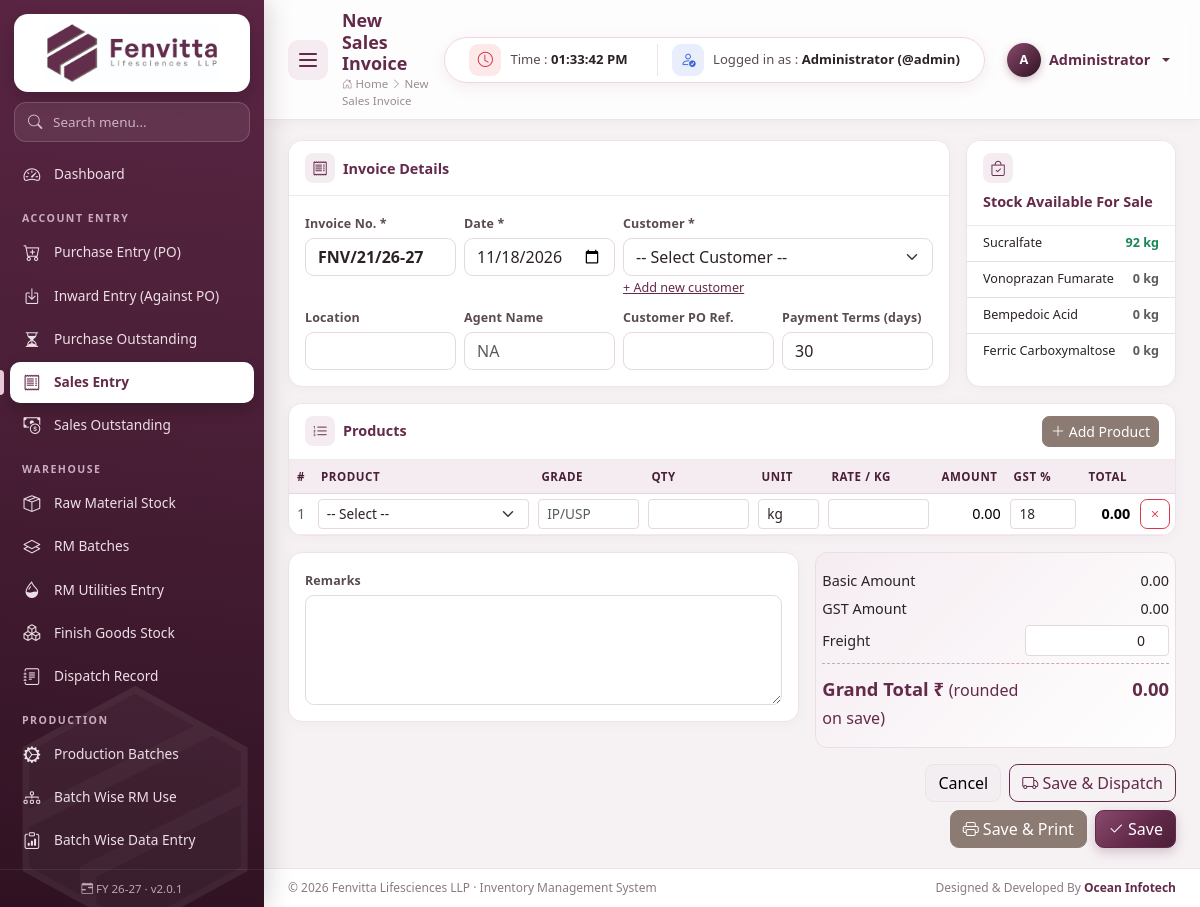
The page /modules/sales/add.php (signed in) on the database its author committed.
### tables this page shows
CREATE TABLE items (
  id INT AUTO_INCREMENT PRIMARY KEY,
  item_type ENUM('RM','PM','FG','CONSUMABLE','SERVICE') NOT NULL DEFAULT 'RM',
  code VARCHAR(40) NULL,
  name VARCHAR(150) NOT NULL,
  cas_no VARCHAR(40) NULL,
  grade VARCHAR(60) NULL,
  hsn VARCHAR(20) NULL,
  unit VARCHAR(15) NOT NULL DEFAULT 'kg',
  gst_rate DECIMAL(5,2) NOT NULL DEFAULT 18,
  std_rate DECIMAL(14,2) NOT NULL DEFAULT 0,
  reorder_level DECIMAL(14,3) NOT NULL DEFAULT 0,
  opening_qty DECIMAL(14,3) NOT NULL DEFAULT 0,
  opening_rate DECIMAL(14,2) NOT NULL DEFAULT 0,
  opening_date DATE NULL,
  shelf_life_months INT NOT NULL DEFAULT 0,
  is_active TINYINT(1) NOT NULL DEFAULT 1,
  created_at TIMESTAMP DEFAULT CURRENT_TIMESTAMP,
  INDEX (item_type)
);

### includes/db.php (called while the page is built, shortened)
<?php
$conn = null;
function db()
{
    global $conn;
    if ($conn === null) {
        try {
            $conn = mysqli_connect(DB_HOST, DB_USER, DB_PASS, DB_NAME, DB_PORT);
            mysqli_set_charset($conn, 'utf8mb4');
        } catch (mysqli_sql_exception $e) {
            http_response_code(500);
            die('<h3 style="font-family:sans-serif;color:#632a4a">Database connection failed.</h3>'
                . '<p style="font-family:sans-serif">Check <code>config/config.php</code> and import <code>database/fenvita_inventory.sql</code>.<br><small>'
                . htmlspecialchars($e->getMessage()) . '</small></p>');
        }
    }
    return $conn;
}
function q($sql, $params = [])
{
    $stmt = mysqli_prepare(db(), $sql);
    if ($params) {
        $types = '';
        $values = [];
        foreach ($params as $p) {
            if (is_int($p)) {
                $types .= 'i';
            } elseif (is_float($p)) {
                $types .= 'd';
            } else {
                $types .= 's';
            }
            $values[] = $p;
        }
        mysqli_stmt_bind_param($stmt, $types, ...$values);
    }
    mysqli_stmt_execute($stmt);
    $result = mysqli_stmt_get_result($stmt);
    return $result === false ? true : $result;
}
function rows($sql, $params = [])
{
    $result = q($sql, $params);
    return mysqli_fetch_all($result, MYSQLI_ASSOC);
}

### modules/sales/add.php (the view, shortened to what this page needs)
<?php
$id = (int)get('id');
$sale = $id ? row('SELECT * FROM sales WHERE id=?', [$id]) : null;
$lines = $id ? rows('SELECT * FROM sale_items WHERE sale_id=? ORDER BY id', [$id]) : [];
$blank = ['item_id' => '', 'grade' => '', 'qty' => '', 'unit' => 'kg', 'rate' => '', 'gst_rate' => 18];
if (!$lines) $lines = [$blank];
$items = items_for(['FG', 'RM']);
$customers = parties_for('customer');
$s = $sale ?? [
    'invoice_no' => next_sale_invoice(), 'sale_date' => today(), 'party_id' => '', 'location' => '', 'agent_name' => '',
    'po_ref' => '', 'payment_terms' => 30, 'freight' => 0, 'remarks' => '',
];
$pending = pending_dispatch_by_item();
$fgInfo = rows("SELECT i.id, i.name, i.unit, COALESCE(SUM(l.qty_in-l.qty_out),0) stock FROM items i LEFT JOIN stock_ledger l ON l.item_id=i.id WHERE i.item_type='FG' AND i.is_active=1 GROUP BY i.id");
$rowHtml = function ($l) use ($items) {
    ob_start(); ?>
    <tr>
        <td class="f-sn text-center text-muted"></td>
        <td style="min-width:220px"><select name="item_id[]" class="form-select form-select-sm f-item"><?= item_options($items, $l['item_id']) ?></select></td>
        <td style="width:110px"><input name="grade[]" class="form-control form-control-sm f-grade" value="<?= e($l['grade']) ?>" placeholder="IP/USP"></td>
        <td style="width:110px"><input name="qty[]" type="number" step="0.001" class="form-control form-control-sm f-qty" value="<?= e($l['qty']) ?>"></td>
        <td style="width:70px"><input name="unit[]" class="form-control form-control-sm f-unit" value="<?= e($l['unit']) ?>"></td>
        <td style="width:110px"><input name="rate[]" type="number" step="0.01" class="form-control form-control-sm f-rate" value="<?= e($l['rate']) ?>"></td>
        <td class="num f-amount"></td>
        <td style="width:75px"><input name="gst_rate[]" type="number" step="0.01" class="form-control form-control-sm f-gst" value="<?= e((float)$l['gst_rate']) ?>"></td>
        <td class="num f-total fw-semibold"></td>
        <td><button type="button" class="btn btn-sm btn-outline-danger f-remove"><i class="bi bi-x"></i></button></td>
    </tr>
    <?php return ob_get_clean();
};
include ROOT_PATH . '/includes/header.php';
?>
<form method="post" data-line-items>
    <div class="row g-3 mb-3">
        <div class="col-xl-9">
            <div class="card h-100">
                <div class="card-header"><i class="bi bi-receipt"></i> Invoice Details</div>
                <div class="card-body row g-2">
                    <div class="col-md-3"><label class="form-label">Invoice No. *</label><input name="invoice_no" class="form-control fw-bold" required value="<?= e($s['invoice_no']) ?>"></div>
                    <div class="col-md-3"><label class="form-label">Date *</label><input type="date" name="sale_date" class="form-control" required value="<?= e($s['sale_date']) ?>"></div>
                    <div class="col-md-6">
                        <label class="form-label">Customer *</label>
                        <select name="party_id" class="form-select" required data-party-terms="#terms" data-party-city="#location">
                            <option value="">-- Select Customer --</option>
                        </select>
                        <small><a href="<?= url('parties') ?>?new=Customer" target="_blank">+ Add new customer</a></small>
                    </div>
                    <div class="col-md-3"><label class="form-label">Location</label><input name="location" id="location" class="form-control" value="<?= e($s['location']) ?>"></div>
                    <div class="col-md-3"><label class="form-label">Agent Name</label><input name="agent_name" class="form-control" value="<?= e($s['agent_name']) ?>" placeholder="NA"></div>
                    <div class="col-md-3"><label class="form-label">Customer PO Ref.</label><input name="po_ref" class="form-control" value="<?= e($s['po_ref']) ?>"></div>
                    <div class="col-md-3"><label class="form-label">Payment Terms (days)</label><input type="number" name="payment_terms" id="terms" class="form-control" value="<?= e($s['payment_terms']) ?>"></div>
                </div>
            </div>
        </div>
        <div class="col-xl-3">
            <div class="card h-100">
                <div class="card-header"><i class="bi bi-bag-check"></i> Stock Available For Sale</div>
                <ul class="list-group list-group-flush small">
                    <?php foreach ($fgInfo as $f): $av = $f['stock'] - ($pending[$f['id']] ?? 0); ?>
                        <li class="list-group-item d-flex justify-content-between"><span><?= e($f['name']) ?></span><b class="<?= $av > 0 ? 'text-success' : 'text-muted' ?>"><?= qty($av) ?> <?= e($f['unit']) ?></b></li>
                    <?php endforeach; ?>
                </ul>
            </div>
        </div>
    </div>
    <div class="card mb-3">
        <div class="card-header"><i class="bi bi-list-ol"></i> Products
            <div class="actions"><button type="button" class="btn btn-sm btn-accent add-row"><i class="bi bi-plus-lg"></i> Add Product</button></div>
        </div>
        <div class="table-responsive">
            <table class="table item-table">
                <thead><tr><th>#</th><th>Product</th><th>Grade</th><th>Qty</th><th>Unit</th><th>Rate / kg</th><th class="num">Amount</th><th>GST %</th><th class="num">Total</th><th></th></tr></thead>
                <tbody><?php foreach ($lines as $l) echo $rowHtml($l); ?></tbody>
            </table>
        </div>
    </div>
    <div class="row g-3">
        <div class="col-md-7">
            <div class="card"><div class="card-body">
                <label class="form-label">Remarks</label>
                <textarea name="remarks" class="form-control" rows="4"><?= e($s['remarks']) ?></textarea>
            </div></div>
        </div>
        <div class="col-md-5">
            <div class="totals-box">
                <div class="row"><div class="col-7">Basic Amount</div><div class="col-5 num t-sub">0.00</div></div>
                <div class="row"><div class="col-7">GST Amount</div><div class="col-5 num t-gst">0.00</div></div>
                <div class="row align-items-center"><div class="col-7">Freight</div><div class="col-5"><input type="number" step="0.01" name="freight" class="form-control form-control-sm text-end" value="<?= e($s['freight']) ?>"></div></div>
                <div class="row grand"><div class="col-7">Grand Total ₹ <small class="fw-normal">(rounded on save)</small></div><div class="col-5 num t-total">0.00</div></div>
            </div>
            <div class="d-flex gap-2 mt-3 justify-content-end flex-wrap">
                <a href="<?= url('sales') ?>" class="btn btn-light">Cancel</a>
                <button name="save_dispatch" value="1" class="btn btn-outline-primary"><i class="bi bi-truck"></i> Save &amp; Dispatch</button>
                <button name="save_print" value="1" class="btn btn-accent"><i class="bi bi-printer"></i> Save &amp; Print</button>
                <button class="btn btn-primary"><i class="bi bi-check2"></i> Save</button>
            </div>
        </div>
    </div>
</form>
<?php include ROOT_PATH . '/includes/footer.php'; ?>

### assets/css/style.css (style rules this page uses)
:root { --fv-primary: #632a4a; --fv-primary-dark: #4a1f37; --fv-primary-deep: #2f1222; --fv-primary-soft: #8a4a6c; --fv-primary-light: #f5ecf1; --fv-accent: #8c7b73; --fv-accent-light: #efe9e6; --fv-bg: #f6f2f4; --fv-text: #2b2228; --sidebar-w: 264px; --sidebar-mini-w: 78px; --ease: cubic-bezier(.4, 0, .2, 1); --bs-primary: #632a4a; --bs-primary-rgb: 99, 42, 74; --bs-link-color: #632a4a; --bs-link-color-rgb: 99, 42, 74; --bs-link-hover-color: #4a1f37; --bs-link-hover-color-rgb: 74, 31, 55; --bs-body-font-family: "Segoe UI", Inter, Roboto, "Helvetica Neue", Arial, sans-serif; --bs-body-color: #2b2228; --bs-border-radius: .55rem; }
body { background: var(--fv-bg); font-size: .9rem; }
* { scrollbar-width: thin; scrollbar-color: #cdb7c3 transparent; }
.btn { transition: all .2s var(--ease); font-weight: 500; }
.btn-primary { --bs-btn-bg: var(--fv-primary); --bs-btn-border-color: var(--fv-primary); --bs-btn-hover-bg: var(--fv-primary-dark); --bs-btn-hover-border-color: var(--fv-primary-dark); --bs-btn-active-bg: var(--fv-primary-deep); --bs-btn-active-border-color: var(--fv-primary-deep); --bs-btn-disabled-bg: var(--fv-primary); --bs-btn-disabled-border-color: var(--fv-primary); background-image: linear-gradient(135deg, var(--fv-primary-soft) 0%, var(--fv-primary) 55%, var(--fv-primary-dark) 100%); box-shadow: 0 4px 12px rgba(99, 42, 74, .25); }
.btn-outline-primary { --bs-btn-color: var(--fv-primary); --bs-btn-border-color: var(--fv-primary); --bs-btn-hover-bg: var(--fv-primary); --bs-btn-hover-border-color: var(--fv-primary); --bs-btn-active-bg: var(--fv-primary-dark); --bs-btn-active-border-color: var(--fv-primary-dark); }
.btn-accent { --bs-btn-color: #fff; --bs-btn-bg: var(--fv-accent); --bs-btn-border-color: var(--fv-accent); --bs-btn-hover-color: #fff; --bs-btn-hover-bg: #74655e; --bs-btn-hover-border-color: #74655e; --bs-btn-active-color: #fff; --bs-btn-active-bg: #655750; }
.btn-light { --bs-btn-bg: #f3eef1; --bs-btn-border-color: #ebe2e7; --bs-btn-hover-bg: #ebe0e6; }
.btn-sm { border-radius: .45rem; }
.form-control, .form-select { border-color: #e4d9df; transition: border-color .2s, box-shadow .2s; }
.form-label { font-weight: 600; font-size: .78rem; color: #5a4a53; margin-bottom: .25rem; letter-spacing: .01em; }
.content > *, .content > .row > [class*="col"] { animation: fadeUp .5s var(--ease) both; }
.table tbody tr { animation: fadeIn .4s ease both; }
.card { border: 1px solid #ede3e8; border-radius: 14px; box-shadow: 0 2px 12px rgba(99, 42, 74, .045); transition: box-shadow .25s, transform .25s; }
.card-header { background: #fff; border-bottom: 1px solid #f1e8ed; font-weight: 700; color: var(--fv-primary); padding: 12px 16px; border-radius: 14px 14px 0 0 !important; display: flex; align-items: center; gap: 8px; flex-wrap: wrap; }
.card-header > i:first-child { width: 30px; height: 30px; border-radius: 8px; display: inline-grid; place-items: center; background: var(--fv-primary-light); font-size: .95rem; }
.card-header .actions { margin-left: auto; display: flex; gap: 6px; flex-wrap: wrap; align-items: center; }
.list-group-item { transition: background .2s; }
.table { --bs-table-hover-bg: #fbf5f8; margin-bottom: 0; }
.table thead th { background: var(--fv-primary-light); color: var(--fv-primary-dark); font-size: .72rem; text-transform: uppercase; letter-spacing: .05em; font-weight: 700; white-space: nowrap; border-bottom: 1px solid #e6d6df; vertical-align: middle; }
.table td { vertical-align: middle; border-color: #f2eaee; }
.table-responsive { border-radius: 0 0 14px 14px; }
.num { text-align: right; white-space: nowrap; font-variant-numeric: tabular-nums; }
td .btn-sm { padding: .2rem .45rem; }
.item-table td { padding: .3rem; }
.item-table .form-control, .item-table .form-select { font-size: .85rem; }
.totals-box { background: linear-gradient(135deg, var(--fv-primary-light), #fff); border: 1px solid #ecdde5; border-radius: 12px; padding: 14px 18px; }
.totals-box .row > div { padding: 3px 0; }
.totals-box .grand { font-size: 1.15rem; font-weight: 800; color: var(--fv-primary); border-top: 1px dashed #c9a9bb; padding-top: 8px; margin-top: 4px; }

### rows shown on the page
items: name "Sucralfate", av "92", unit "kg"
items: name "Vonoprazan Fumarate", av "0", unit "kg"
items: name "Bempedoic Acid", av "0", unit "kg"
items: name "Ferric Carboxymaltose", av "0", unit "kg"

### other values the page prints
$navItem[0] "Dashboard"
$navItem[0] "ACCOUNT ENTRY"
$navSub[0] "Purchase Entry (PO)"
$navSub[0] "Inward Entry (Against PO)"
$navSub[0] "Purchase Outstanding"
$navSub[0] "Sales Entry"
$navSub[0] "Sales Outstanding"
$navItem[0] "WAREHOUSE"
$navSub[0] "Raw Material Stock"
$navSub[0] "RM Batches"
$navSub[0] "RM Utilities Entry"
$navSub[0] "Finish Goods Stock"
$navSub[0] "Dispatch Record"
$navItem[0] "PRODUCTION"
$navSub[0] "Production Batches"
